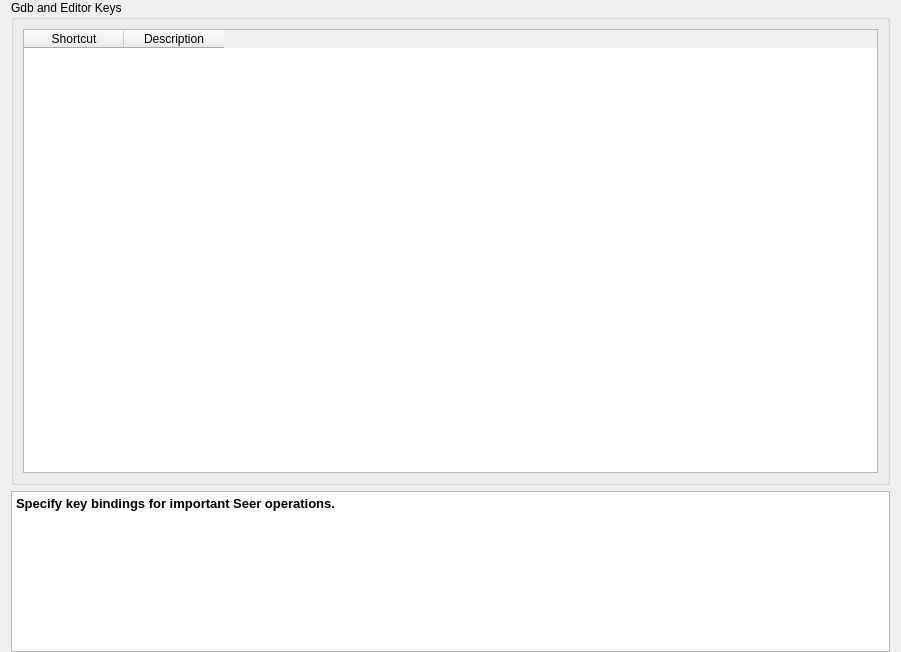
<?xml version="1.0" encoding="UTF-8"?>
<ui version="4.0">
 <class>SeerKeysConfigPage</class>
 <widget class="QWidget" name="SeerKeysConfigPage">
  <property name="geometry">
   <rect>
    <x>0</x>
    <y>0</y>
    <width>901</width>
    <height>652</height>
   </rect>
  </property>
  <property name="windowTitle">
   <string>SeerKeysConfigPage</string>
  </property>
  <layout class="QGridLayout" name="gridLayout_4">
   <property name="topMargin">
    <number>0</number>
   </property>
   <property name="bottomMargin">
    <number>0</number>
   </property>
   <item row="1" column="0">
    <widget class="QTextBrowser" name="textBrowser">
     <property name="sizePolicy">
      <sizepolicy hsizetype="Expanding" vsizetype="Expanding">
       <horstretch>0</horstretch>
       <verstretch>25</verstretch>
      </sizepolicy>
     </property>
     <property name="html">
      <string>&lt;!DOCTYPE HTML PUBLIC &quot;-//W3C//DTD HTML 4.0//EN&quot; &quot;http://www.w3.org/TR/REC-html40/strict.dtd&quot;&gt;
&lt;html&gt;&lt;head&gt;&lt;meta name=&quot;qrichtext&quot; content=&quot;1&quot; /&gt;&lt;meta charset=&quot;utf-8&quot; /&gt;&lt;style type=&quot;text/css&quot;&gt;
p, li { white-space: pre-wrap; }
&lt;/style&gt;&lt;/head&gt;&lt;body style=&quot; font-family:'Microsoft YaHei UI'; font-size:9pt; font-weight:400; font-style:normal;&quot;&gt;
&lt;p style=&quot; margin-top:0px; margin-bottom:0px; margin-left:0px; margin-right:0px; -qt-block-indent:0; text-indent:0px;&quot;&gt;&lt;span style=&quot; font-family:'Noto Sans'; font-size:10pt; font-weight:600;&quot;&gt;Specify key bindings for important Seer operations.&lt;/span&gt;&lt;/p&gt;
&lt;p style=&quot;-qt-paragraph-type:empty; margin-top:0px; margin-bottom:0px; margin-left:0px; margin-right:0px; -qt-block-indent:0; text-indent:0px; font-family:'Noto Sans'; font-size:10pt;&quot;&gt;&lt;br /&gt;&lt;/p&gt;
&lt;p style=&quot;-qt-paragraph-type:empty; margin-top:0px; margin-bottom:0px; margin-left:0px; margin-right:0px; -qt-block-indent:0; text-indent:0px; font-family:'Noto Sans'; font-size:10pt;&quot;&gt;&lt;br /&gt;&lt;/p&gt;&lt;/body&gt;&lt;/html&gt;</string>
     </property>
    </widget>
   </item>
   <item row="0" column="0">
    <widget class="QGroupBox" name="gdbAndEditorKeysGroupBox">
     <property name="sizePolicy">
      <sizepolicy hsizetype="Preferred" vsizetype="Preferred">
       <horstretch>0</horstretch>
       <verstretch>75</verstretch>
      </sizepolicy>
     </property>
     <property name="title">
      <string>Gdb and Editor Keys</string>
     </property>
     <layout class="QGridLayout" name="gridLayout_3">
      <item row="0" column="0">
       <widget class="QTableWidget" name="keysTableWidget">
        <column>
         <property name="text">
          <string>Shortcut</string>
         </property>
        </column>
        <column>
         <property name="text">
          <string>Description</string>
         </property>
        </column>
       </widget>
      </item>
     </layout>
    </widget>
   </item>
  </layout>
 </widget>
 <resources/>
 <connections/>
</ui>
